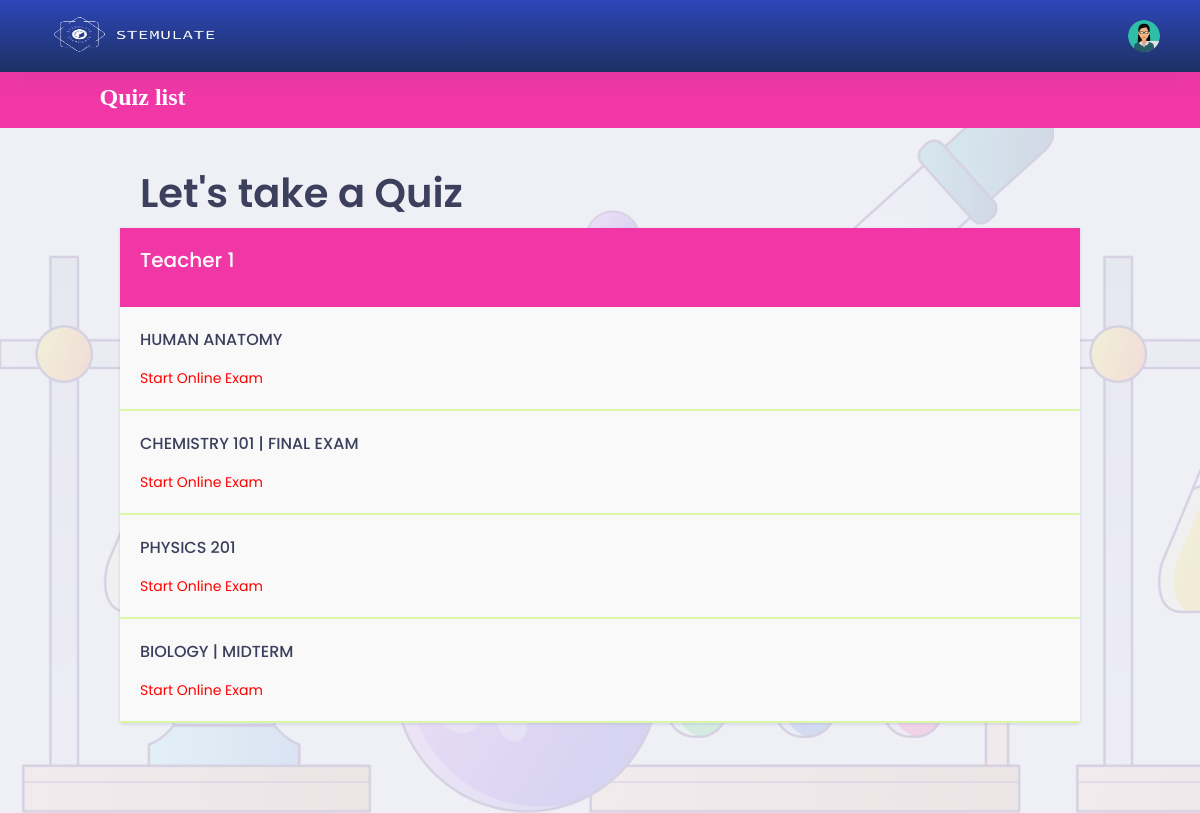
The app's page /student/quiz-list.php (signed in) with its own data.
### tables this page shows
CREATE TABLE `student` (
  `id` int(11) NOT NULL,
  `studentid` varchar(255) NOT NULL,
  `name` varchar(255) NOT NULL,
  `dept` varchar(255) NOT NULL,
  `phoneno` varchar(100) NOT NULL,
  `email` varchar(255) NOT NULL,
  `pass` varchar(255) NOT NULL,
  `address` varchar(255) NOT NULL,
  `status` int(11) NOT NULL,
  `designation` int(11) NOT NULL,
  `image` blob DEFAULT NULL,
  `conPerson` varchar(255) DEFAULT NULL,
  `conNumber` varchar(255) DEFAULT NULL,
  `conAddress` varchar(255) DEFAULT NULL
);

CREATE TABLE `exam` (
  `id` int(11) NOT NULL,
  `semester_id` int(11) NOT NULL,
  `subject_id` int(11) NOT NULL,
  `name` varchar(255) NOT NULL,
  `status` int(11) NOT NULL,
  `admin_id` int(11) NOT NULL,
  `duration` int(11) DEFAULT NULL,
  `question_mark` int(11) DEFAULT NULL,
  `total_mark` int(11) DEFAULT NULL,
  `total_question` int(11) NOT NULL,
  `startDate` date DEFAULT NULL,
  `endDate` date DEFAULT NULL
);

### student/quiz-list.php (the view, shortened to what this page needs)
<?php
    if ($_SESSION['p'] != "") {
?>
<!doctype html>
<html lang="en">
<head>
    <?php include 'head.php'; ?>
</head>
<body>
    <div class="dashboard-main-wrapper">
        <div class="dashboard-header">
            <?php include 'header.php';  ?>
            <?php include 'navigation.php';  ?>
        </div>
        <div class="dashboard-wrapper">
            <div class="dashboard-ecommerce">
                <div class="container-fluid dashboard-content ">
                    <div class="row">
                        <div class="col-xl-12 col-lg-12 col-md-12 col-sm-12 col-12">
                            <div class="page-header">
                                <h2 class="pageheader-title">Let's take a Quiz</h2>
                            </div>
                        </div>
                    </div>
                    <div class="ecommerce-widget">
                        <div class="row">
                            <?php
                                include 'db.php';
                                $query = mysqli_query($link, "SELECT
                                a.id as stId,
                                a.studentId,
                                a.name,
                                b.id as trId,
                                b.name as teacher
                                FROM student AS a INNER JOIN admin AS b ON a.designation = b.id
                                WHERE a.id = '$_SESSION[id]' ");
                                while($data = mysqli_fetch_array($query)) {
                            ?>
                            <div class="col-xl-12 col-lg-12 col-md-12 col-sm-12 col-12">
                                <div class="card">
                                    <div class="card-body" style="background: var(--fuchsia, #F037A5);">
                                        <h3 style="color:white"><?php echo $data['teacher']; ?></h3>
                                    </div>
                                    <?php
                                        $currentDate = date('Y-m-d');
                                        $query_str = mysqli_query($link, "select exam_id from started_exam where student_id = '$_SESSION[id]' ");
                                        while($data_str = mysqli_fetch_array($query_str)) {
                                            $exam_id = $data_str['exam_id'];
                                            $query2 = mysqli_query($link, "select * from exam where admin_id = '$data[trId]'
                                            AND '$currentDate' BETWEEN startDate AND endDate
                                            AND id != '$exam_id' ");
                                            while($data2 = mysqli_fetch_array($query2)) {
                                    ?>
                                    <div style="text-align:left; padding:20px; border-bottom:2px #DAF7A6 solid; background-color:#F9F9F9;">
                                        <h4><?php echo $data2['name']; ?></h4>
                                        <?php $unique_code = time()."_".$_SESSION['id']."_".rand(111,999); ?>
                                        <a href="start_quiz.php?exam_id=<?php echo $data2['id']; ?>&unique_code=<?php echo $unique_code; ?>" style="color:#ff0000;">Start Online Exam</a>
                                    </div>
                                    <?php } }?>
                                </div>
                            </div>
                            <?php } ?>
                        </div>
                    </div>
                </div>
            </div>
        </div>
    </div>
</body>
</html>
<?php
} else {
    echo "<script>";
    echo "self.location='index.php?msg=<font color=red>Please Login First.</font>';";
    echo "</script>";
}
?>

### student/assets/libs/css/main.css (style rules this page uses)
body { margin: 0; padding: 0; font-family: 'Poppins', sans-serif; background-color: #f1f1f1; color: #333333; }

### records on screen
student: admin.name "Teacher 1"
exam: name "HUMAN ANATOMY"
exam: name "CHEMISTRY 101 | FINAL EXAM"
exam: name "PHYSICS 201"
exam: name "BIOLOGY | MIDTERM"

### other values on screen
$currentpage "Quiz list"
